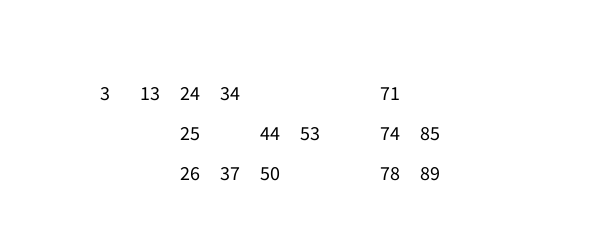
Frame 1 (no input)
Frame 60 (the mouse pressed at the canvas centre just before this capture): identical to frame 1, image omitted
Frame 120 (the mouse held since frame 60 and released just before this capture): identical to frame 1, image omitted

The Processing sketch that drew this single still picture (run headless with seeded random() and noise(); from frame 60 on, the mouse is pressed at the canvas centre):

// Processing sketch: Opg8_1
// ── Opg8_1.pde
import java.util.Arrays; //<>// //<>//

// Array til at lave kolonne
int[] kolonne = new int[3];

// 2D Array som svarer til vores bingo plade. 9 kolonner og 3 rækker
int[][] bingoPlade = new int[9][3];


void setup() {
  size(600, 250);
  textSize(20);
  fill(0);

  //funktionen findTreTal returnerer en kolonne med tre tal. En bingoPlade består af 9 kolonner - get it? :)

  // ****Lav en lykke som kan gentages 9 gange. Her starter din løkke
  for (int i=0; i<bingoPlade.length; i++) {
    // start med at finde tre tal
    kolonne = findTreTal(i);
    while (findEns(kolonne)) {                            //credit to Chistian Brun
      kolonne = findTreTal(i);
    }

    // sorter kolonne stigende
    kolonne = sorter(kolonne);

    // **** put kolonne i bingPlade[i] det gør du her
    bingoPlade[i] = kolonne;

    // her slutter din løkke
  }

  int[] nuller = new int [4];
  for (int i=0; i<3; i++) {
    nuller = findFireTal();
    while (findEns(nuller)) {
      nuller = findFireTal();
      nuller = sorter(nuller);
    }
    for (int j=0; j<nuller.length; j++) {
      bingoPlade[nuller[j]][i]=0;
    }
  }

  // her printer jeg bingopladen til consol
  for (int i=0; i<bingoPlade.length; i++) {               //credit to Chistian Brun
    println("-------");
    printArray(bingoPlade[i]);
  }
  println();
}

void draw() {
  background(255, 255, 255);
  udskriv();
}

int[] findTreTal(int faktor) {
  int[] tal = new int[3];
  for (int i=0; i < 3; i++) {                            //credit to Chistian Brun
    // vi ganger faktor med 10 for at få 10'er 20'er etc
    tal[i]  = (int)random(1, 11)+faktor*10 ;
  }
  return tal;
}

int[] findFireTal() {
  int[] tal = new int[4];
  for (int i=0; i < tal.length; i++) {                            //credit to Chistian Brun
    // vi ganger faktor med 10 for at få 10'er 20'er etc
    tal[i]  = (int)random(0, 9);
  }
  return tal;
}


int[] sorter(int[] tal) {
  int i=0;
  //for (int i =0; i <tal.length-1; i++) {
  while (i<tal.length-1) {
    if (tal[i]>tal[i+1]) {
      int temp = tal[i];                                  //credit to Chistian Brun
      tal[i]=tal[i+1];
      tal[i+1]=temp;
      i=0;
    } else {
      i++;
    }
  }
  return tal;
}

boolean findEns(int[] tal) {
  boolean notAlike = false;
  // find og ret dubletter
  for (int i =0; i<tal.length; i++) {
    for (int j=i+1; j<tal.length; j++) {                  //credit to Chistian Brun
      if (tal[i] == tal[j]) {
        notAlike = true;
      }
    }
  }
  return notAlike;
}


void udskriv() {

  // udskriv bingoPlade
  // ****gentag så jænge i er mindre end ni
  // ****gentag så jænge j er mindre end 3
  // ****text(string,x-værdi+10*i,y-værdi+10*j);
  for (int i =0; i<bingoPlade.length; i++) {
    for (int j =0; j<bingoPlade[i].length; j++) {
      if (bingoPlade[i][j]>0) {
        text(bingoPlade[i][j], 100+i*40, 100+j*40);
      }
    }
  }
}
